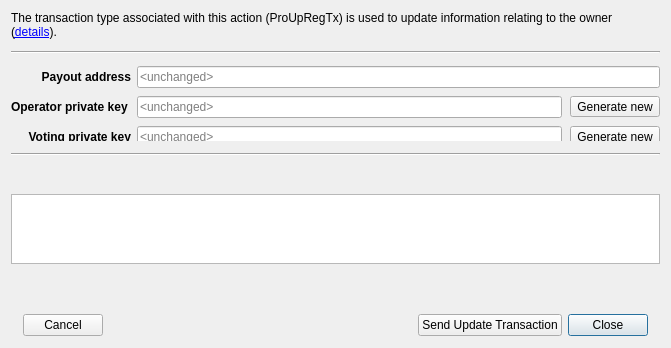
<?xml version="1.0" encoding="UTF-8"?>
<ui version="4.0">
 <class>UpdMnRegistrarDlg</class>
 <widget class="QDialog" name="UpdMnRegistrarDlg">
  <property name="geometry">
   <rect>
    <x>0</x>
    <y>0</y>
    <width>671</width>
    <height>348</height>
   </rect>
  </property>
  <property name="sizePolicy">
   <sizepolicy hsizetype="Preferred" vsizetype="Maximum">
    <horstretch>0</horstretch>
    <verstretch>0</verstretch>
   </sizepolicy>
  </property>
  <property name="windowTitle">
   <string>Update masternode registrar</string>
  </property>
  <layout class="QVBoxLayout" name="verticalLayout">
   <property name="spacing">
    <number>12</number>
   </property>
   <property name="sizeConstraint">
    <enum>QLayout::SetMinimumSize</enum>
   </property>
   <property name="bottomMargin">
    <number>0</number>
   </property>
   <item>
    <widget class="QLabel" name="lblDescription">
     <property name="text">
      <string>The transaction type associated with this action (ProUpRegTx) is used to update information relating to the owner (&lt;a href=&quot;https://docs.fix.org/en/stable/masternodes/maintenance.html#proupregtx&quot;&gt;details&lt;/a&gt;).</string>
     </property>
     <property name="wordWrap">
      <bool>true</bool>
     </property>
     <property name="openExternalLinks">
      <bool>true</bool>
     </property>
    </widget>
   </item>
   <item>
    <widget class="Line" name="line_2">
     <property name="orientation">
      <enum>Qt::Horizontal</enum>
     </property>
    </widget>
   </item>
   <item>
    <widget class="QStackedWidget" name="stackedWidget">
     <property name="sizePolicy">
      <sizepolicy hsizetype="Preferred" vsizetype="Maximum">
       <horstretch>0</horstretch>
       <verstretch>0</verstretch>
      </sizepolicy>
     </property>
     <property name="currentIndex">
      <number>0</number>
     </property>
     <widget class="QWidget" name="page0">
      <property name="sizePolicy">
       <sizepolicy hsizetype="Preferred" vsizetype="Minimum">
        <horstretch>0</horstretch>
        <verstretch>0</verstretch>
       </sizepolicy>
      </property>
      <layout class="QGridLayout" name="gridLayout" rowstretch="0,0,0,0,0">
       <property name="sizeConstraint">
        <enum>QLayout::SetMinimumSize</enum>
       </property>
       <property name="leftMargin">
        <number>0</number>
       </property>
       <property name="topMargin">
        <number>0</number>
       </property>
       <property name="rightMargin">
        <number>0</number>
       </property>
       <property name="bottomMargin">
        <number>0</number>
       </property>
       <property name="verticalSpacing">
        <number>8</number>
       </property>
       <item row="2" column="1">
        <layout class="QHBoxLayout" name="layOperatorKey">
         <property name="spacing">
          <number>8</number>
         </property>
         <item>
          <widget class="QLineEdit" name="edtOperatorKey">
           <property name="placeholderText">
            <string>&lt;unchanged&gt;</string>
           </property>
           <property name="clearButtonEnabled">
            <bool>true</bool>
           </property>
          </widget>
         </item>
         <item>
          <widget class="QToolButton" name="btnGenerateOperatorKey">
           <property name="text">
            <string>Generate new</string>
           </property>
          </widget>
         </item>
        </layout>
       </item>
       <item row="3" column="0">
        <widget class="QLabel" name="lblVotingKey">
         <property name="text">
          <string>&lt;b&gt;Voting private key&lt;/b&gt;</string>
         </property>
         <property name="alignment">
          <set>Qt::AlignRight|Qt::AlignTrailing|Qt::AlignVCenter</set>
         </property>
        </widget>
       </item>
       <item row="1" column="1">
        <layout class="QHBoxLayout" name="layPayoutAddress">
         <property name="spacing">
          <number>8</number>
         </property>
         <item>
          <widget class="QLineEdit" name="edtPayoutAddress">
           <property name="placeholderText">
            <string>&lt;unchanged&gt;</string>
           </property>
           <property name="clearButtonEnabled">
            <bool>true</bool>
           </property>
          </widget>
         </item>
        </layout>
       </item>
       <item row="2" column="0">
        <widget class="QLabel" name="lblOperatorKey">
         <property name="text">
          <string>&lt;b&gt;Operator private key&lt;/b&gt; </string>
         </property>
         <property name="alignment">
          <set>Qt::AlignRight|Qt::AlignTrailing|Qt::AlignVCenter</set>
         </property>
        </widget>
       </item>
       <item row="1" column="0">
        <widget class="QLabel" name="lblPayoutAddress">
         <property name="font">
          <font>
           <weight>75</weight>
           <bold>true</bold>
          </font>
         </property>
         <property name="text">
          <string>Payout address</string>
         </property>
         <property name="alignment">
          <set>Qt::AlignRight|Qt::AlignTrailing|Qt::AlignVCenter</set>
         </property>
        </widget>
       </item>
       <item row="3" column="1">
        <layout class="QHBoxLayout" name="layVotingKey">
         <property name="spacing">
          <number>8</number>
         </property>
         <item>
          <widget class="QLineEdit" name="edtVotingKey">
           <property name="placeholderText">
            <string>&lt;unchanged&gt;</string>
           </property>
           <property name="clearButtonEnabled">
            <bool>true</bool>
           </property>
          </widget>
         </item>
         <item>
          <widget class="QToolButton" name="btnGenerateVotingKey">
           <property name="text">
            <string>Generate new</string>
           </property>
          </widget>
         </item>
        </layout>
       </item>
      </layout>
     </widget>
    </widget>
   </item>
   <item>
    <widget class="Line" name="line">
     <property name="orientation">
      <enum>Qt::Horizontal</enum>
     </property>
    </widget>
   </item>
   <item>
    <widget class="QLabel" name="lblManualCommands">
     <property name="text">
      <string/>
     </property>
    </widget>
   </item>
   <item>
    <widget class="QTextBrowser" name="edtManualCommands">
     <property name="openExternalLinks">
      <bool>true</bool>
     </property>
     <property name="openLinks">
      <bool>true</bool>
     </property>
    </widget>
   </item>
   <item>
    <widget class="QLabel" name="lblMessage">
     <property name="text">
      <string/>
     </property>
     <property name="wordWrap">
      <bool>true</bool>
     </property>
     <property name="openExternalLinks">
      <bool>true</bool>
     </property>
    </widget>
   </item>
   <item>
    <widget class="QFrame" name="frame">
     <property name="frameShape">
      <enum>QFrame::NoFrame</enum>
     </property>
     <property name="frameShadow">
      <enum>QFrame::Raised</enum>
     </property>
     <layout class="QHBoxLayout" name="horizontalLayout">
      <property name="leftMargin">
       <number>12</number>
      </property>
      <property name="topMargin">
       <number>12</number>
      </property>
      <property name="rightMargin">
       <number>12</number>
      </property>
      <property name="bottomMargin">
       <number>12</number>
      </property>
      <item>
       <widget class="QPushButton" name="btnCancel">
        <property name="text">
         <string>Cancel</string>
        </property>
        <property name="autoDefault">
         <bool>false</bool>
        </property>
       </widget>
      </item>
      <item>
       <widget class="QLabel" name="lblDocumentation">
        <property name="text">
         <string/>
        </property>
        <property name="openExternalLinks">
         <bool>true</bool>
        </property>
       </widget>
      </item>
      <item>
       <spacer name="horizontalSpacer_2">
        <property name="orientation">
         <enum>Qt::Horizontal</enum>
        </property>
        <property name="sizeHint" stdset="0">
         <size>
          <width>40</width>
          <height>20</height>
         </size>
        </property>
       </spacer>
      </item>
      <item>
       <widget class="QPushButton" name="btnSendUpdateTx">
        <property name="text">
         <string>Send Update Transaction</string>
        </property>
        <property name="autoDefault">
         <bool>false</bool>
        </property>
       </widget>
      </item>
      <item>
       <widget class="QPushButton" name="btnClose">
        <property name="text">
         <string>Close</string>
        </property>
       </widget>
      </item>
     </layout>
    </widget>
   </item>
  </layout>
 </widget>
 <tabstops>
  <tabstop>edtPayoutAddress</tabstop>
  <tabstop>edtOperatorKey</tabstop>
  <tabstop>btnGenerateOperatorKey</tabstop>
  <tabstop>edtVotingKey</tabstop>
  <tabstop>btnGenerateVotingKey</tabstop>
  <tabstop>btnSendUpdateTx</tabstop>
  <tabstop>btnCancel</tabstop>
 </tabstops>
 <resources/>
 <connections/>
</ui>
